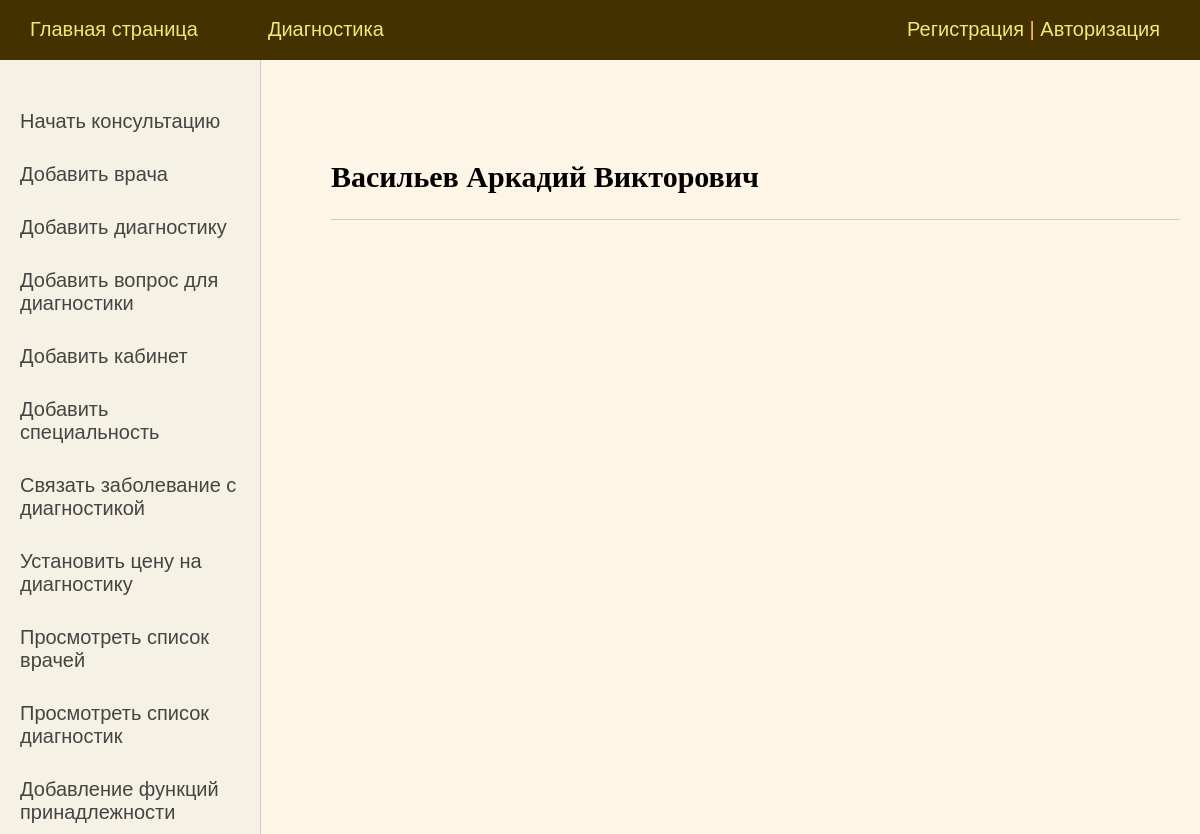
The app's page /Diagnostic/employees_list/, older data.
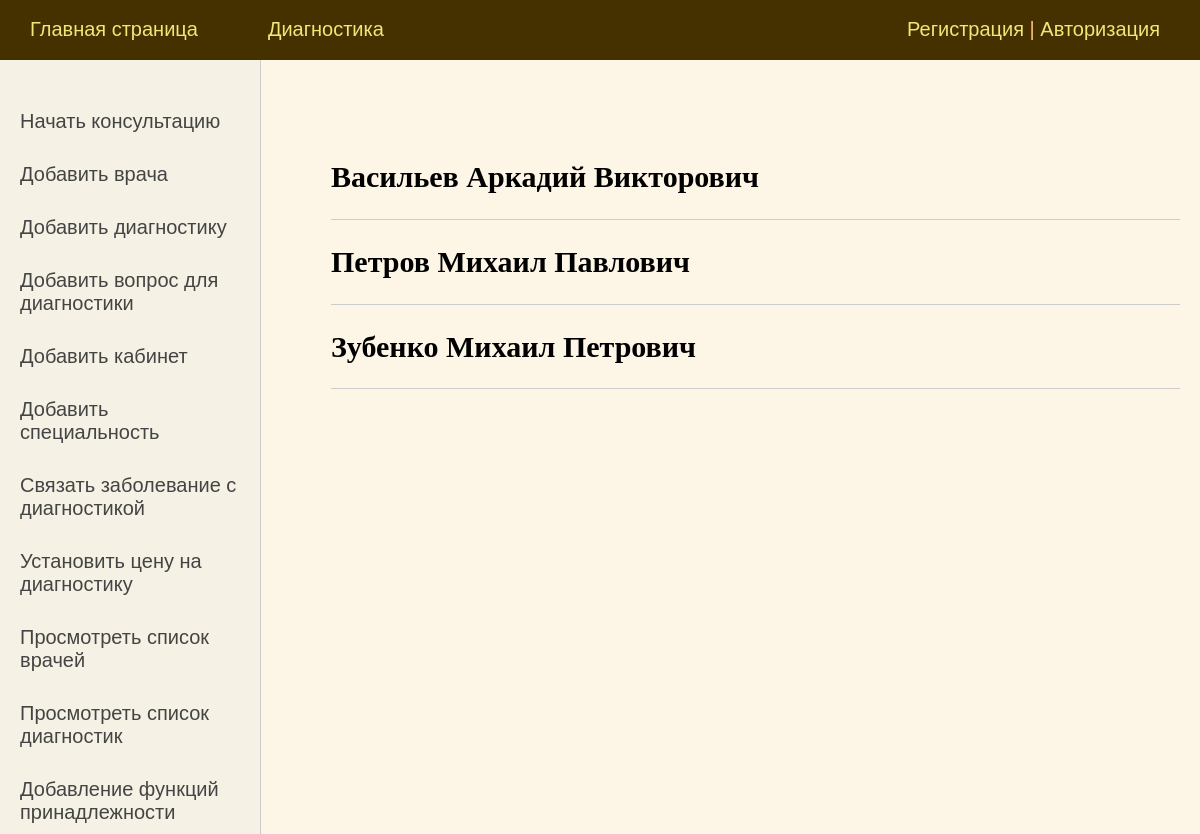
The same page, newer data.
### DiagnosticSystem/models.py (models this page shows, shortened)
class Employee(models.Model):
    surname = models.CharField(max_length=50, verbose_name='Фамилия')
    name = models.CharField(max_length=50, verbose_name='Имя')
    patronymic = models.CharField(max_length=50, verbose_name='Отчество')
    cabinet = models.ForeignKey('Cabinet', on_delete=models.PROTECT, verbose_name='Кабинет')
    speciality = models.ForeignKey('Speciality', on_delete=models.PROTECT, verbose_name='Специальность')

### DiagnosticSystem/views.py (the view)
# urls.py: path('employees_list/', EmployeesList.as_view(), name='employees_list'),
class EmployeesList(ListView):
    model = Employee
    template_name = 'DiagnosticSystem/employees_list.html'
    context_object_name = 'employees'
    def get_context_data(self, *, object_list=None, **kwargs):
        context = super().get_context_data(**kwargs)
        context['menu'] = menu
        context['sidebar'] = sidebar
        context['title'] = 'Список сотрудников'
        return context

### DiagnosticSystem/templates/DiagnosticSystem/employees_list.html (shortened to what this page needs)
{% extends 'DiagnosticSystem/base.html' %}
{% block content %}
<ul class="list-articles">
	{% for e in employees %}
			<li><h2>{{e.surname}} {{e.name}} {{e.patronymic}}</h2>
			</li>
	{% endfor %}
</ul>
{% endblock %}

### DiagnosticSystem/templates/DiagnosticSystem/base.html (shortened to what this page needs)
{% load static %}
{% load DiagnosticSystem_tags %}
<!DOCTYPE html>
<html>
<head>
	<link type="text/css" href="{% static 'DiagnosticSystem/css/styles.css' %}" rel="stylesheet" />
</head>
<body>
<table class="table-page" border=0 cellpadding="0" cellspacing="0">
<tr><td valign=top>
{% block mainmenu %}
		<div class="header">
			<ul id="mainmenu" class="mainmenu">
{% for m in menu %}
			<li><a href="{% url m.url_name %}">{{m.title}}</a></li>
{% endfor %}
				{% if request.user.is_authenticated %}
				<li class="last"> Вы авторизованы как "{{ user.username }}" | <a href="{% url 'logout' %}">Сменить пользователя</a></li>
				{% else %}
				<li class="last"><a href="{% url 'register' %}">Регистрация</a> | <a href="{% url 'login' %}">Авторизация</a></li>
				{% endif %}
			</ul>
		</div>
{% endblock mainmenu %}
<table class="table-content" border=0 cellpadding="0" cellspacing="0">
<tr>
	{% block sidebar %}
	<td valign="top" class="left-chapters">
	<ul id="leftchapters">
		{% for s in sidebar %}
			<li><a href="{% url s.url_name %}">{{ s.title }}</a></li>
		{% endfor %}
	</ul>
</td>
	{% endblock sidebar %}
<td valign="top" class="content">
	<div class="content-text">
{% block content %}
{% endblock %}
	</div>
</td></tr></table>
</td></tr>
</body>
</html>

### DiagnosticSystem/static/DiagnosticSystem/css/styles.css (style rules this page uses)
html, body { font-family: 'Arial'; margin: 0; padding: 0; height: 100%; width: 100%; color: #444; background-color: #fdf5e6; }
a { color: #0059b2; text-decoration: none; }
ul.list-articles { list-style: none; margin: 0; padding: 0; }
ul.list-articles li { border-bottom: 1px solid #ccc; }
.table-page { width: 100%; height: 100%; vertical-align: top; }
.table-page tr { height: 100%; }
.header { background: #453100; height: 60px;#3F4137 }
ul.mainmenu { list-style: none; margin: 0; padding: 0; height: 60px; color: #fdc073; font-size: 20px; overflow: hidden; }
ul.mainmenu li { float: left; margin: 18px 40px 0 30px; }
ul.mainmenu li.last { float: right; }
ul.mainmenu li a { color: #fffb82e8; text-decoration: none; }
.table-content { width: 100%; min-height: 100%; height: 100%; }
.left-chapters { margin: 0; background: #eee; border-right: 1px solid #ccc; min-height: 100%; background-color: #f5f1e4; }
.left-chapters ul { width: 230px; min-height: 100%; margin: 0; padding: 20px 10px 10px 20px; list-style: none; font-size: 20px; }
.left-chapters ul li { margin: 30px 0 0 0; color: #999; }
.left-chapters ul li a { color: #444; text-decoration: none; }
.content { padding: 40px 20px 20px 40px; width: 100%; box-sizing: border-box; }
.content-text { margin: 60px 0 0 30px; color: #000; font-size: 20px; font-family: Yandex Sans Display Light; }

Row changes from the older to the newer data that the page shows:
added Employee: surname "Петров", name "Михаил", patronymic "Павлович"
added Employee: surname "Зубенко", name "Михаил", patronymic "Петрович"
